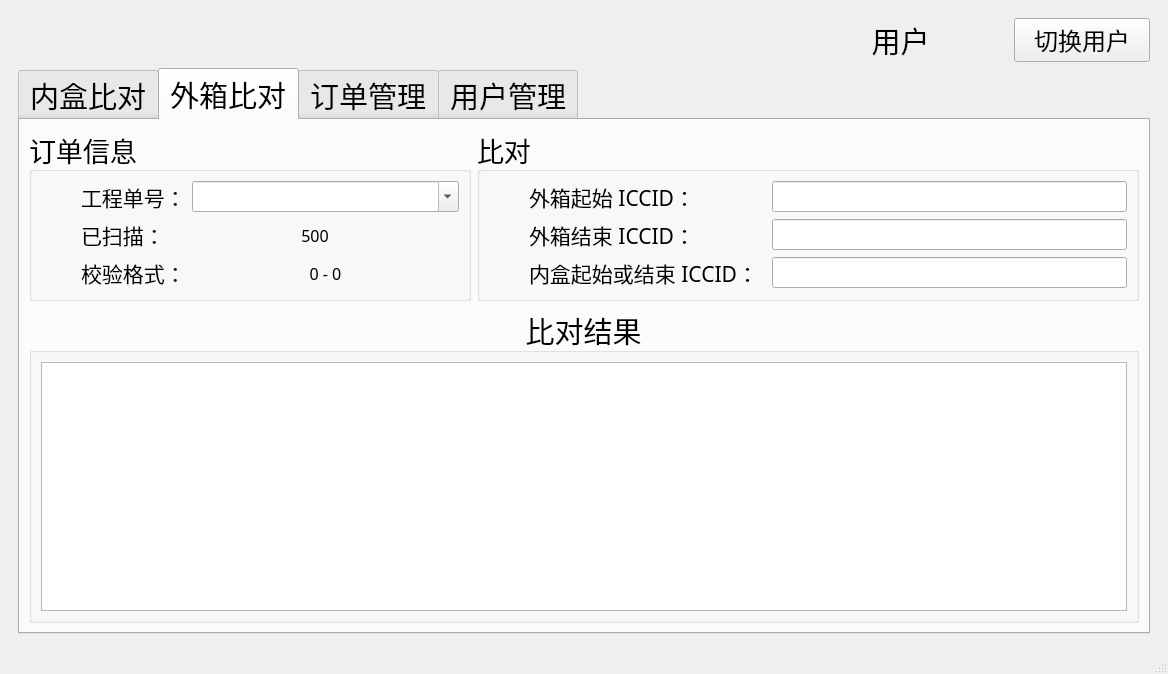
<?xml version="1.0" encoding="UTF-8"?>
<ui version="4.0">
 <class>MainWindow</class>
 <widget class="QMainWindow" name="MainWindow">
  <property name="geometry">
   <rect>
    <x>0</x>
    <y>0</y>
    <width>1168</width>
    <height>674</height>
   </rect>
  </property>
  <property name="windowTitle">
   <string>MainWindow</string>
  </property>
  <widget class="QWidget" name="centralwidget">
   <layout class="QHBoxLayout" name="horizontalLayout_2">
    <item>
     <widget class="QWidget" name="widget" native="true">
      <layout class="QVBoxLayout" name="verticalLayout">
       <item>
        <layout class="QHBoxLayout" name="horizontalLayout" stretch="6,1,0,1">
         <item>
          <spacer name="horizontalSpacer">
           <property name="orientation">
            <enum>Qt::Horizontal</enum>
           </property>
           <property name="sizeHint" stdset="0">
            <size>
             <width>40</width>
             <height>20</height>
            </size>
           </property>
          </spacer>
         </item>
         <item>
          <widget class="QLabel" name="current_user_label">
           <property name="font">
            <font>
             <family>微软雅黑</family>
             <pointsize>22</pointsize>
            </font>
           </property>
           <property name="text">
            <string>用户</string>
           </property>
           <property name="alignment">
            <set>Qt::AlignCenter</set>
           </property>
          </widget>
         </item>
         <item>
          <spacer name="horizontalSpacer_9">
           <property name="orientation">
            <enum>Qt::Horizontal</enum>
           </property>
           <property name="sizeHint" stdset="0">
            <size>
             <width>40</width>
             <height>20</height>
            </size>
           </property>
          </spacer>
         </item>
         <item>
          <widget class="QPushButton" name="switch_user_btn">
           <property name="font">
            <font>
             <family>微软雅黑</family>
             <pointsize>18</pointsize>
            </font>
           </property>
           <property name="text">
            <string>切换用户</string>
           </property>
          </widget>
         </item>
        </layout>
       </item>
       <item>
        <widget class="QTabWidget" name="tabWidget">
         <property name="font">
          <font>
           <family>微软雅黑</family>
           <pointsize>22</pointsize>
          </font>
         </property>
         <property name="currentIndex">
          <number>1</number>
         </property>
         <widget class="QWidget" name="inner_box_tab">
          <attribute name="title">
           <string>内盒比对</string>
          </attribute>
          <layout class="QVBoxLayout" name="verticalLayout_2">
           <item>
            <layout class="QHBoxLayout" name="horizontalLayout_15" stretch="2,3">
             <item>
              <widget class="QGroupBox" name="groupBox">
               <property name="font">
                <font>
                 <family>微软雅黑</family>
                 <pointsize>20</pointsize>
                </font>
               </property>
               <property name="title">
                <string>订单信息</string>
               </property>
               <property name="alignment">
                <set>Qt::AlignLeading|Qt::AlignLeft|Qt::AlignVCenter</set>
               </property>
               <layout class="QVBoxLayout" name="verticalLayout_10" stretch="0,0,0">
                <item>
                 <layout class="QHBoxLayout" name="horizontalLayout_6" stretch="0,1,9">
                  <item>
                   <spacer name="horizontalSpacer_2">
                    <property name="orientation">
                     <enum>Qt::Horizontal</enum>
                    </property>
                    <property name="sizeHint" stdset="0">
                     <size>
                      <width>40</width>
                      <height>20</height>
                     </size>
                    </property>
                   </spacer>
                  </item>
                  <item>
                   <widget class="QLabel" name="label">
                    <property name="font">
                     <font>
                      <family>微软雅黑</family>
                      <pointsize>16</pointsize>
                     </font>
                    </property>
                    <property name="text">
                     <string>工程单号：</string>
                    </property>
                   </widget>
                  </item>
                  <item>
                   <widget class="QComboBox" name="box_order_name_combo">
                    <property name="font">
                     <font>
                      <family>微软雅黑</family>
                      <pointsize>12</pointsize>
                     </font>
                    </property>
                    <property name="editable">
                     <bool>true</bool>
                    </property>
                    <property name="currentText">
                     <string/>
                    </property>
                    <property name="placeholderText">
                     <string>请选择</string>
                    </property>
                   </widget>
                  </item>
                 </layout>
                </item>
                <item>
                 <layout class="QHBoxLayout" name="horizontalLayout_12" stretch="0,1,9">
                  <item>
                   <spacer name="horizontalSpacer_3">
                    <property name="orientation">
                     <enum>Qt::Horizontal</enum>
                    </property>
                    <property name="sizeHint" stdset="0">
                     <size>
                      <width>40</width>
                      <height>20</height>
                     </size>
                    </property>
                   </spacer>
                  </item>
                  <item>
                   <widget class="QLabel" name="label_11">
                    <property name="font">
                     <font>
                      <family>微软雅黑</family>
                      <pointsize>16</pointsize>
                     </font>
                    </property>
                    <property name="text">
                     <string>已扫描：</string>
                    </property>
                   </widget>
                  </item>
                  <item>
                   <widget class="QLabel" name="box_scanned_num_label">
                    <property name="font">
                     <font>
                      <family>微软雅黑</family>
                      <pointsize>12</pointsize>
                     </font>
                    </property>
                    <property name="text">
                     <string>1</string>
                    </property>
                    <property name="alignment">
                     <set>Qt::AlignCenter</set>
                    </property>
                   </widget>
                  </item>
                 </layout>
                </item>
                <item>
                 <layout class="QHBoxLayout" name="horizontalLayout_13" stretch="0,1,9">
                  <item>
                   <spacer name="horizontalSpacer_4">
                    <property name="orientation">
                     <enum>Qt::Horizontal</enum>
                    </property>
                    <property name="sizeHint" stdset="0">
                     <size>
                      <width>40</width>
                      <height>20</height>
                     </size>
                    </property>
                   </spacer>
                  </item>
                  <item>
                   <widget class="QLabel" name="label_8">
                    <property name="font">
                     <font>
                      <family>微软雅黑</family>
                      <pointsize>16</pointsize>
                     </font>
                    </property>
                    <property name="text">
                     <string>校验格式：</string>
                    </property>
                   </widget>
                  </item>
                  <item>
                   <widget class="QLabel" name="box_check_format_label">
                    <property name="font">
                     <font>
                      <family>微软雅黑</family>
                      <pointsize>12</pointsize>
                     </font>
                    </property>
                    <property name="text">
                     <string>0 - 0</string>
                    </property>
                    <property name="alignment">
                     <set>Qt::AlignCenter</set>
                    </property>
                   </widget>
                  </item>
                 </layout>
                </item>
               </layout>
              </widget>
             </item>
             <item>
              <widget class="QGroupBox" name="groupBox_6">
               <property name="font">
                <font>
                 <family>微软雅黑</family>
                 <pointsize>20</pointsize>
                </font>
               </property>
               <property name="title">
                <string>比对</string>
               </property>
               <layout class="QVBoxLayout" name="verticalLayout_4">
                <item>
                 <layout class="QHBoxLayout" name="horizontalLayout_7" stretch="0,2,3">
                  <item>
                   <spacer name="horizontalSpacer_5">
                    <property name="orientation">
                     <enum>Qt::Horizontal</enum>
                    </property>
                    <property name="sizeHint" stdset="0">
                     <size>
                      <width>40</width>
                      <height>20</height>
                     </size>
                    </property>
                   </spacer>
                  </item>
                  <item>
                   <widget class="QLabel" name="label_4">
                    <property name="font">
                     <font>
                      <family>微软雅黑</family>
                      <pointsize>16</pointsize>
                     </font>
                    </property>
                    <property name="text">
                     <string>内盒起始 ICCID：</string>
                    </property>
                   </widget>
                  </item>
                  <item>
                   <widget class="QLineEdit" name="box_start_line">
                    <property name="font">
                     <font>
                      <family>微软雅黑</family>
                      <pointsize>12</pointsize>
                      <weight>50</weight>
                      <bold>false</bold>
                     </font>
                    </property>
                    <property name="readOnly">
                     <bool>false</bool>
                    </property>
                   </widget>
                  </item>
                 </layout>
                </item>
                <item>
                 <layout class="QHBoxLayout" name="horizontalLayout_8" stretch="0,2,3">
                  <item>
                   <spacer name="horizontalSpacer_6">
                    <property name="orientation">
                     <enum>Qt::Horizontal</enum>
                    </property>
                    <property name="sizeHint" stdset="0">
                     <size>
                      <width>40</width>
                      <height>20</height>
                     </size>
                    </property>
                   </spacer>
                  </item>
                  <item>
                   <widget class="QLabel" name="label_6">
                    <property name="font">
                     <font>
                      <family>微软雅黑</family>
                      <pointsize>16</pointsize>
                     </font>
                    </property>
                    <property name="text">
                     <string>内盒结束 ICCID：</string>
                    </property>
                   </widget>
                  </item>
                  <item>
                   <widget class="QLineEdit" name="box_end_line">
                    <property name="font">
                     <font>
                      <family>微软雅黑</family>
                      <pointsize>12</pointsize>
                      <weight>50</weight>
                      <bold>false</bold>
                     </font>
                    </property>
                    <property name="readOnly">
                     <bool>false</bool>
                    </property>
                   </widget>
                  </item>
                 </layout>
                </item>
                <item>
                 <layout class="QHBoxLayout" name="horizontalLayout_9" stretch="0,2,3">
                  <item>
                   <spacer name="horizontalSpacer_7">
                    <property name="orientation">
                     <enum>Qt::Horizontal</enum>
                    </property>
                    <property name="sizeHint" stdset="0">
                     <size>
                      <width>40</width>
                      <height>20</height>
                     </size>
                    </property>
                   </spacer>
                  </item>
                  <item>
                   <widget class="QLabel" name="label_7">
                    <property name="font">
                     <font>
                      <family>微软雅黑</family>
                      <pointsize>16</pointsize>
                     </font>
                    </property>
                    <property name="text">
                     <string>首卡 ICCID：</string>
                    </property>
                   </widget>
                  </item>
                  <item>
                   <widget class="QLineEdit" name="card_start_line">
                    <property name="font">
                     <font>
                      <family>微软雅黑</family>
                      <pointsize>12</pointsize>
                      <weight>50</weight>
                      <bold>false</bold>
                     </font>
                    </property>
                    <property name="readOnly">
                     <bool>false</bool>
                    </property>
                   </widget>
                  </item>
                 </layout>
                </item>
                <item>
                 <layout class="QHBoxLayout" name="horizontalLayout_10" stretch="0,2,3">
                  <item>
                   <spacer name="horizontalSpacer_8">
                    <property name="orientation">
                     <enum>Qt::Horizontal</enum>
                    </property>
                    <property name="sizeHint" stdset="0">
                     <size>
                      <width>40</width>
                      <height>20</height>
                     </size>
                    </property>
                   </spacer>
                  </item>
                  <item>
                   <widget class="QLabel" name="label_10">
                    <property name="font">
                     <font>
                      <family>微软雅黑</family>
                      <pointsize>16</pointsize>
                     </font>
                    </property>
                    <property name="text">
                     <string>尾卡 ICCID：</string>
                    </property>
                   </widget>
                  </item>
                  <item>
                   <widget class="QLineEdit" name="card_end_line">
                    <property name="font">
                     <font>
                      <family>微软雅黑</family>
                      <pointsize>12</pointsize>
                     </font>
                    </property>
                    <property name="readOnly">
                     <bool>false</bool>
                    </property>
                   </widget>
                  </item>
                 </layout>
                </item>
               </layout>
              </widget>
             </item>
            </layout>
           </item>
           <item>
            <widget class="QGroupBox" name="groupBox_9">
             <property name="title">
              <string>比对结果</string>
             </property>
             <property name="alignment">
              <set>Qt::AlignCenter</set>
             </property>
             <property name="flat">
              <bool>true</bool>
             </property>
             <layout class="QHBoxLayout" name="horizontalLayout_25">
              <item>
               <widget class="QTableWidget" name="box_table"/>
              </item>
             </layout>
            </widget>
           </item>
          </layout>
         </widget>
         <widget class="QWidget" name="outer_box_tab">
          <attribute name="title">
           <string>外箱比对</string>
          </attribute>
          <layout class="QVBoxLayout" name="verticalLayout_3">
           <item>
            <layout class="QHBoxLayout" name="horizontalLayout_19" stretch="2,3">
             <item>
              <widget class="QGroupBox" name="groupBox_8">
               <property name="font">
                <font>
                 <family>微软雅黑</family>
                 <pointsize>20</pointsize>
                </font>
               </property>
               <property name="title">
                <string>订单信息</string>
               </property>
               <layout class="QVBoxLayout" name="verticalLayout_11" stretch="0,0,0">
                <item>
                 <layout class="QHBoxLayout" name="horizontalLayout_16" stretch="0,0,9">
                  <item>
                   <spacer name="horizontalSpacer_22">
                    <property name="orientation">
                     <enum>Qt::Horizontal</enum>
                    </property>
                    <property name="sizeHint" stdset="0">
                     <size>
                      <width>40</width>
                      <height>20</height>
                     </size>
                    </property>
                   </spacer>
                  </item>
                  <item>
                   <widget class="QLabel" name="label_16">
                    <property name="font">
                     <font>
                      <family>微软雅黑</family>
                      <pointsize>16</pointsize>
                     </font>
                    </property>
                    <property name="text">
                     <string>工程单号：</string>
                    </property>
                   </widget>
                  </item>
                  <item>
                   <widget class="QComboBox" name="carton_order_name_combo">
                    <property name="font">
                     <font>
                      <family>微软雅黑</family>
                      <pointsize>12</pointsize>
                     </font>
                    </property>
                    <property name="editable">
                     <bool>true</bool>
                    </property>
                    <property name="currentText">
                     <string/>
                    </property>
                    <property name="placeholderText">
                     <string>请选择</string>
                    </property>
                   </widget>
                  </item>
                 </layout>
                </item>
                <item>
                 <layout class="QHBoxLayout" name="horizontalLayout_18" stretch="0,1,9">
                  <item>
                   <spacer name="horizontalSpacer_24">
                    <property name="orientation">
                     <enum>Qt::Horizontal</enum>
                    </property>
                    <property name="sizeHint" stdset="0">
                     <size>
                      <width>40</width>
                      <height>20</height>
                     </size>
                    </property>
                   </spacer>
                  </item>
                  <item>
                   <widget class="QLabel" name="label_18">
                    <property name="font">
                     <font>
                      <family>微软雅黑</family>
                      <pointsize>16</pointsize>
                     </font>
                    </property>
                    <property name="text">
                     <string>已扫描：</string>
                    </property>
                   </widget>
                  </item>
                  <item>
                   <widget class="QLabel" name="carton_scanned_num_label">
                    <property name="font">
                     <font>
                      <family>微软雅黑</family>
                      <pointsize>12</pointsize>
                     </font>
                    </property>
                    <property name="text">
                     <string>500</string>
                    </property>
                    <property name="alignment">
                     <set>Qt::AlignCenter</set>
                    </property>
                   </widget>
                  </item>
                 </layout>
                </item>
                <item>
                 <layout class="QHBoxLayout" name="horizontalLayout_17" stretch="0,1,9">
                  <item>
                   <spacer name="horizontalSpacer_26">
                    <property name="orientation">
                     <enum>Qt::Horizontal</enum>
                    </property>
                    <property name="sizeHint" stdset="0">
                     <size>
                      <width>40</width>
                      <height>20</height>
                     </size>
                    </property>
                   </spacer>
                  </item>
                  <item>
                   <widget class="QLabel" name="label_17">
                    <property name="font">
                     <font>
                      <family>微软雅黑</family>
                      <pointsize>16</pointsize>
                     </font>
                    </property>
                    <property name="text">
                     <string>校验格式：</string>
                    </property>
                   </widget>
                  </item>
                  <item>
                   <widget class="QLabel" name="carton_check_format_label">
                    <property name="font">
                     <font>
                      <family>微软雅黑</family>
                      <pointsize>12</pointsize>
                     </font>
                    </property>
                    <property name="text">
                     <string>0 - 0</string>
                    </property>
                    <property name="alignment">
                     <set>Qt::AlignCenter</set>
                    </property>
                   </widget>
                  </item>
                 </layout>
                </item>
               </layout>
              </widget>
             </item>
             <item>
              <widget class="QGroupBox" name="groupBox_7">
               <property name="font">
                <font>
                 <family>微软雅黑</family>
                 <pointsize>20</pointsize>
                </font>
               </property>
               <property name="title">
                <string>比对</string>
               </property>
               <layout class="QVBoxLayout" name="verticalLayout_12">
                <item>
                 <layout class="QHBoxLayout" name="horizontalLayout_21" stretch="0,2,3">
                  <item>
                   <spacer name="horizontalSpacer_12">
                    <property name="orientation">
                     <enum>Qt::Horizontal</enum>
                    </property>
                    <property name="sizeHint" stdset="0">
                     <size>
                      <width>40</width>
                      <height>20</height>
                     </size>
                    </property>
                   </spacer>
                  </item>
                  <item>
                   <widget class="QLabel" name="label_5">
                    <property name="font">
                     <font>
                      <family>微软雅黑</family>
                      <pointsize>16</pointsize>
                     </font>
                    </property>
                    <property name="text">
                     <string>外箱起始 ICCID：</string>
                    </property>
                   </widget>
                  </item>
                  <item>
                   <widget class="QLineEdit" name="carton_start_line">
                    <property name="font">
                     <font>
                      <family>微软雅黑</family>
                      <pointsize>12</pointsize>
                      <weight>50</weight>
                      <bold>false</bold>
                     </font>
                    </property>
                    <property name="readOnly">
                     <bool>false</bool>
                    </property>
                   </widget>
                  </item>
                 </layout>
                </item>
                <item>
                 <layout class="QHBoxLayout" name="horizontalLayout_22" stretch="0,2,3">
                  <item>
                   <spacer name="horizontalSpacer_14">
                    <property name="orientation">
                     <enum>Qt::Horizontal</enum>
                    </property>
                    <property name="sizeHint" stdset="0">
                     <size>
                      <width>40</width>
                      <height>20</height>
                     </size>
                    </property>
                   </spacer>
                  </item>
                  <item>
                   <widget class="QLabel" name="label_13">
                    <property name="font">
                     <font>
                      <family>微软雅黑</family>
                      <pointsize>16</pointsize>
                     </font>
                    </property>
                    <property name="text">
                     <string>外箱结束 ICCID：</string>
                    </property>
                   </widget>
                  </item>
                  <item>
                   <widget class="QLineEdit" name="carton_end_line">
                    <property name="font">
                     <font>
                      <family>微软雅黑</family>
                      <pointsize>12</pointsize>
                      <weight>50</weight>
                      <bold>false</bold>
                     </font>
                    </property>
                    <property name="readOnly">
                     <bool>false</bool>
                    </property>
                   </widget>
                  </item>
                 </layout>
                </item>
                <item>
                 <layout class="QHBoxLayout" name="horizontalLayout_23" stretch="0,2,3">
                  <item>
                   <spacer name="horizontalSpacer_16">
                    <property name="orientation">
                     <enum>Qt::Horizontal</enum>
                    </property>
                    <property name="sizeHint" stdset="0">
                     <size>
                      <width>40</width>
                      <height>20</height>
                     </size>
                    </property>
                   </spacer>
                  </item>
                  <item>
                   <widget class="QLabel" name="label_12">
                    <property name="font">
                     <font>
                      <family>微软雅黑</family>
                      <pointsize>16</pointsize>
                     </font>
                    </property>
                    <property name="text">
                     <string>内盒起始或结束 ICCID：</string>
                    </property>
                   </widget>
                  </item>
                  <item>
                   <widget class="QLineEdit" name="target_line">
                    <property name="font">
                     <font>
                      <family>微软雅黑</family>
                      <pointsize>12</pointsize>
                      <weight>50</weight>
                      <bold>false</bold>
                     </font>
                    </property>
                    <property name="readOnly">
                     <bool>false</bool>
                    </property>
                   </widget>
                  </item>
                 </layout>
                </item>
               </layout>
              </widget>
             </item>
            </layout>
           </item>
           <item>
            <widget class="QGroupBox" name="groupBox_10">
             <property name="title">
              <string>比对结果</string>
             </property>
             <property name="alignment">
              <set>Qt::AlignCenter</set>
             </property>
             <property name="flat">
              <bool>true</bool>
             </property>
             <property name="checkable">
              <bool>false</bool>
             </property>
             <layout class="QHBoxLayout" name="horizontalLayout_20">
              <item>
               <widget class="QTableWidget" name="carton_table"/>
              </item>
             </layout>
            </widget>
           </item>
          </layout>
         </widget>
         <widget class="QWidget" name="order_tab">
          <attribute name="title">
           <string>订单管理</string>
          </attribute>
          <layout class="QHBoxLayout" name="horizontalLayout_3" stretch="3,0">
           <item>
            <widget class="QGroupBox" name="groupBox_5">
             <property name="font">
              <font>
               <family>微软雅黑</family>
               <pointsize>20</pointsize>
              </font>
             </property>
             <property name="title">
              <string>订单信息</string>
             </property>
             <layout class="QHBoxLayout" name="horizontalLayout_14">
              <item>
               <widget class="QTableWidget" name="order_table"/>
              </item>
             </layout>
            </widget>
           </item>
           <item>
            <widget class="QGroupBox" name="groupBox_4">
             <property name="font">
              <font>
               <family>微软雅黑</family>
               <pointsize>20</pointsize>
              </font>
             </property>
             <property name="title">
              <string>订单配置</string>
             </property>
             <layout class="QVBoxLayout" name="verticalLayout_5">
              <item>
               <widget class="QLineEdit" name="order_name_line">
                <property name="font">
                 <font>
                  <family>微软雅黑</family>
                  <pointsize>18</pointsize>
                 </font>
                </property>
                <property name="placeholderText">
                 <string>订单号</string>
                </property>
               </widget>
              </item>
              <item>
               <widget class="QLineEdit" name="box_count_line">
                <property name="font">
                 <font>
                  <family>微软雅黑</family>
                  <pointsize>18</pointsize>
                 </font>
                </property>
                <property name="text">
                 <string/>
                </property>
                <property name="placeholderText">
                 <string>每盒卡数量</string>
                </property>
               </widget>
              </item>
              <item>
               <widget class="QLineEdit" name="carton_count_line">
                <property name="font">
                 <font>
                  <family>微软雅黑</family>
                  <pointsize>18</pointsize>
                 </font>
                </property>
                <property name="text">
                 <string/>
                </property>
                <property name="placeholderText">
                 <string>每箱卡数量</string>
                </property>
               </widget>
              </item>
              <item>
               <layout class="QHBoxLayout" name="horizontalLayout_11">
                <item>
                 <widget class="QLabel" name="label_20">
                  <property name="font">
                   <font>
                    <family>微软雅黑</family>
                    <pointsize>12</pointsize>
                   </font>
                  </property>
                  <property name="text">
                   <string>卡片：</string>
                  </property>
                 </widget>
                </item>
                <item>
                 <widget class="QSpinBox" name="card_start_spin_box">
                  <property name="font">
                   <font>
                    <family>微软雅黑</family>
                    <pointsize>12</pointsize>
                   </font>
                  </property>
                  <property name="suffix">
                   <string> 位</string>
                  </property>
                  <property name="value">
                   <number>1</number>
                  </property>
                 </widget>
                </item>
                <item>
                 <widget class="QLabel" name="label_21">
                  <property name="font">
                   <font>
                    <family>微软雅黑</family>
                    <pointsize>12</pointsize>
                   </font>
                  </property>
                  <property name="text">
                   <string>—</string>
                  </property>
                  <property name="alignment">
                   <set>Qt::AlignCenter</set>
                  </property>
                 </widget>
                </item>
                <item>
                 <widget class="QSpinBox" name="card_end_spin_box">
                  <property name="font">
                   <font>
                    <family>微软雅黑</family>
                    <pointsize>12</pointsize>
                   </font>
                  </property>
                  <property name="suffix">
                   <string> 位</string>
                  </property>
                  <property name="prefix">
                   <string/>
                  </property>
                  <property name="value">
                   <number>19</number>
                  </property>
                 </widget>
                </item>
               </layout>
              </item>
              <item>
               <layout class="QHBoxLayout" name="horizontalLayout_5">
                <item>
                 <widget class="QLabel" name="label_15">
                  <property name="font">
                   <font>
                    <family>微软雅黑</family>
                    <pointsize>12</pointsize>
                   </font>
                  </property>
                  <property name="text">
                   <string>内盒：</string>
                  </property>
                 </widget>
                </item>
                <item>
                 <widget class="QSpinBox" name="box_start_spin_box">
                  <property name="font">
                   <font>
                    <family>微软雅黑</family>
                    <pointsize>12</pointsize>
                   </font>
                  </property>
                  <property name="suffix">
                   <string> 位</string>
                  </property>
                  <property name="value">
                   <number>1</number>
                  </property>
                 </widget>
                </item>
                <item>
                 <widget class="QLabel" name="label_2">
                  <property name="font">
                   <font>
                    <family>微软雅黑</family>
                    <pointsize>12</pointsize>
                   </font>
                  </property>
                  <property name="text">
                   <string>—</string>
                  </property>
                  <property name="alignment">
                   <set>Qt::AlignCenter</set>
                  </property>
                 </widget>
                </item>
                <item>
                 <widget class="QSpinBox" name="box_end_spin_box">
                  <property name="font">
                   <font>
                    <family>微软雅黑</family>
                    <pointsize>12</pointsize>
                   </font>
                  </property>
                  <property name="suffix">
                   <string> 位</string>
                  </property>
                  <property name="prefix">
                   <string/>
                  </property>
                  <property name="value">
                   <number>19</number>
                  </property>
                 </widget>
                </item>
               </layout>
              </item>
              <item>
               <layout class="QHBoxLayout" name="horizontalLayout_24">
                <item>
                 <widget class="QLabel" name="label_19">
                  <property name="font">
                   <font>
                    <family>微软雅黑</family>
                    <pointsize>12</pointsize>
                   </font>
                  </property>
                  <property name="text">
                   <string>外箱：</string>
                  </property>
                 </widget>
                </item>
                <item>
                 <widget class="QSpinBox" name="carton_start_spin_box">
                  <property name="font">
                   <font>
                    <family>微软雅黑</family>
                    <pointsize>12</pointsize>
                   </font>
                  </property>
                  <property name="suffix">
                   <string> 位</string>
                  </property>
                  <property name="value">
                   <number>1</number>
                  </property>
                 </widget>
                </item>
                <item>
                 <widget class="QLabel" name="label_3">
                  <property name="font">
                   <font>
                    <family>微软雅黑</family>
                    <pointsize>12</pointsize>
                   </font>
                  </property>
                  <property name="text">
                   <string>—</string>
                  </property>
                  <property name="alignment">
                   <set>Qt::AlignCenter</set>
                  </property>
                 </widget>
                </item>
                <item>
                 <widget class="QSpinBox" name="carton_end_spin_box">
                  <property name="font">
                   <font>
                    <family>微软雅黑</family>
                    <pointsize>12</pointsize>
                   </font>
                  </property>
                  <property name="suffix">
                   <string> 位</string>
                  </property>
                  <property name="prefix">
                   <string/>
                  </property>
                  <property name="value">
                   <number>19</number>
                  </property>
                 </widget>
                </item>
               </layout>
              </item>
              <item>
               <spacer name="verticalSpacer">
                <property name="orientation">
                 <enum>Qt::Vertical</enum>
                </property>
                <property name="sizeHint" stdset="0">
                 <size>
                  <width>20</width>
                  <height>40</height>
                 </size>
                </property>
               </spacer>
              </item>
              <item>
               <layout class="QGridLayout" name="gridLayout">
                <item row="0" column="0">
                 <widget class="QPushButton" name="add_order_btn">
                  <property name="text">
                   <string>添加</string>
                  </property>
                 </widget>
                </item>
                <item row="0" column="1">
                 <widget class="QPushButton" name="update_order_btn">
                  <property name="text">
                   <string>修改</string>
                  </property>
                 </widget>
                </item>
                <item row="1" column="0">
                 <widget class="QPushButton" name="remove_order_btn">
                  <property name="text">
                   <string>删除</string>
                  </property>
                 </widget>
                </item>
                <item row="1" column="1">
                 <widget class="QPushButton" name="clear_order_btn">
                  <property name="text">
                   <string>清空</string>
                  </property>
                 </widget>
                </item>
               </layout>
              </item>
             </layout>
            </widget>
           </item>
          </layout>
         </widget>
         <widget class="QWidget" name="user_tab">
          <attribute name="title">
           <string>用户管理</string>
          </attribute>
          <layout class="QHBoxLayout" name="horizontalLayout_4" stretch="3,1">
           <item>
            <widget class="QGroupBox" name="groupBox_2">
             <property name="font">
              <font>
               <family>微软雅黑</family>
               <pointsize>20</pointsize>
              </font>
             </property>
             <property name="title">
              <string>用户信息</string>
             </property>
             <layout class="QVBoxLayout" name="verticalLayout_7">
              <item>
               <widget class="QTableWidget" name="user_table"/>
              </item>
             </layout>
            </widget>
           </item>
           <item>
            <widget class="QGroupBox" name="groupBox_3">
             <property name="font">
              <font>
               <family>微软雅黑</family>
               <pointsize>20</pointsize>
              </font>
             </property>
             <property name="title">
              <string>用户配置</string>
             </property>
             <layout class="QVBoxLayout" name="verticalLayout_8">
              <item>
               <layout class="QVBoxLayout" name="verticalLayout_6">
                <item>
                 <widget class="QLineEdit" name="selected_user_edit">
                  <property name="font">
                   <font>
                    <family>微软雅黑</family>
                    <pointsize>18</pointsize>
                   </font>
                  </property>
                  <property name="placeholderText">
                   <string>用户名</string>
                  </property>
                 </widget>
                </item>
                <item>
                 <widget class="QLineEdit" name="selected_password_edit">
                  <property name="font">
                   <font>
                    <family>微软雅黑</family>
                    <pointsize>18</pointsize>
                   </font>
                  </property>
                  <property name="echoMode">
                   <enum>QLineEdit::Password</enum>
                  </property>
                  <property name="placeholderText">
                   <string>密码</string>
                  </property>
                 </widget>
                </item>
                <item>
                 <widget class="QComboBox" name="selected_combo_box">
                  <property name="currentText">
                   <string/>
                  </property>
                  <property name="placeholderText">
                   <string>请选择</string>
                  </property>
                 </widget>
                </item>
                <item>
                 <spacer name="verticalSpacer_2">
                  <property name="orientation">
                   <enum>Qt::Vertical</enum>
                  </property>
                  <property name="sizeHint" stdset="0">
                   <size>
                    <width>20</width>
                    <height>40</height>
                   </size>
                  </property>
                 </spacer>
                </item>
               </layout>
              </item>
              <item>
               <layout class="QGridLayout" name="gridLayout_2">
                <item row="0" column="0">
                 <widget class="QPushButton" name="add_user_btn">
                  <property name="text">
                   <string>添加</string>
                  </property>
                 </widget>
                </item>
                <item row="0" column="1">
                 <widget class="QPushButton" name="update_user_btn">
                  <property name="text">
                   <string>修改</string>
                  </property>
                 </widget>
                </item>
                <item row="1" column="0">
                 <widget class="QPushButton" name="remove_user_btn">
                  <property name="text">
                   <string>删除</string>
                  </property>
                 </widget>
                </item>
                <item row="1" column="1">
                 <widget class="QPushButton" name="clear_user_btn">
                  <property name="text">
                   <string>清空</string>
                  </property>
                 </widget>
                </item>
               </layout>
              </item>
             </layout>
            </widget>
           </item>
          </layout>
         </widget>
        </widget>
       </item>
      </layout>
     </widget>
    </item>
   </layout>
  </widget>
  <widget class="QMenuBar" name="menubar">
   <property name="geometry">
    <rect>
     <x>0</x>
     <y>0</y>
     <width>1168</width>
     <height>22</height>
    </rect>
   </property>
  </widget>
  <widget class="QStatusBar" name="statusbar"/>
  <action name="admin_action">
   <property name="text">
    <string>用户管理</string>
   </property>
  </action>
  <action name="actionorder">
   <property name="text">
    <string>order</string>
   </property>
  </action>
  <action name="actionsdf">
   <property name="text">
    <string>订单管理</string>
   </property>
  </action>
 </widget>
 <resources/>
 <connections/>
</ui>
